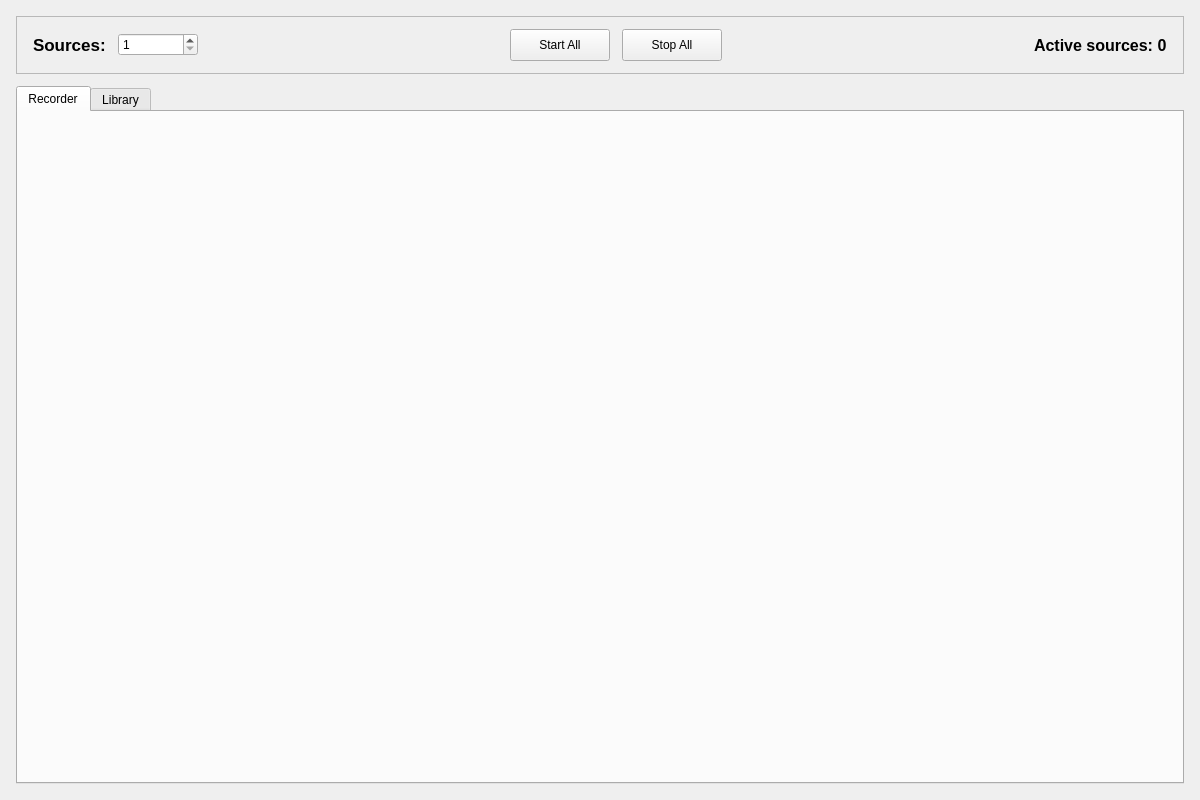
<?xml version="1.0" encoding="UTF-8"?>
<ui version="4.0">
 <class>MainWindow</class>
 <widget class="QMainWindow" name="MainWindow">
  <property name="windowTitle"><string>Multi NDI Recorder</string></property>
  <property name="geometry"><rect><x>0</x><y>0</y><width>1200</width><height>800</height></rect></property>
  <property name="minimumSize"><size><width>1000</width><height>600</height></size></property>
  <widget class="QWidget" name="centralwidget">
   <layout class="QVBoxLayout" name="verticalLayout">
    <property name="spacing"><number>12</number></property>
    <property name="leftMargin"><number>16</number></property>
    <property name="topMargin"><number>16</number></property>
    <property name="rightMargin"><number>16</number></property>
    <property name="bottomMargin"><number>16</number></property>
    <item>
     <widget class="QFrame" name="controlsFrame">
      <property name="frameShape"><enum>QFrame::StyledPanel</enum></property>
      <property name="frameShadow"><enum>QFrame::Raised</enum></property>
      <layout class="QHBoxLayout" name="controlsLayout">
       <property name="spacing"><number>12</number></property>
       <property name="leftMargin"><number>16</number></property>
       <property name="topMargin"><number>12</number></property>
       <property name="rightMargin"><number>16</number></property>
       <property name="bottomMargin"><number>12</number></property>
       <item>
        <widget class="QLabel" name="label">
         <property name="text"><string>Sources:</string></property>
         <property name="font">
          <font>
           <pointsize>13</pointsize>
           <weight>500</weight>
          </font>
         </property>
        </widget>
       </item>
       <item>
        <widget class="QSpinBox" name="sourceCountSpin">
         <property name="minimum"><number>1</number></property>
         <property name="maximum"><number>10</number></property>
         <property name="minimumSize"><size><width>80</width><height>0</height></size></property>
        </widget>
       </item>
       <item>
        <spacer name="horizontalSpacer">
         <property name="orientation"><enum>Qt::Horizontal</enum></property>
         <property name="sizeHint"><size><width>40</width><height>20</height></size></property>
        </spacer>
       </item>
       <item>
        <widget class="QPushButton" name="startAllButton">
         <property name="text"><string>Start All</string></property>
         <property name="minimumSize"><size><width>100</width><height>32</height></size></property>
        </widget>
       </item>
       <item>
        <widget class="QPushButton" name="stopAllButton">
         <property name="text"><string>Stop All</string></property>
         <property name="minimumSize"><size><width>100</width><height>32</height></size></property>
        </widget>
       </item>
       <item>
        <spacer name="horizontalSpacer_2">
         <property name="orientation"><enum>Qt::Horizontal</enum></property>
         <property name="sizeHint"><size><width>40</width><height>20</height></size></property>
        </spacer>
       </item>
       <item>
        <widget class="QLabel" name="masterStatusLabel">
         <property name="text"><string>Active sources: 0</string></property>
         <property name="font">
          <font>
           <pointsize>12</pointsize>
           <weight>500</weight>
          </font>
         </property>
        </widget>
       </item>
      </layout>
     </widget>
    </item>
    <item>
     <widget class="QTabWidget" name="tabWidget">
      <property name="currentIndex"><number>0</number></property>
      <widget class="QWidget" name="tabRecorder">
       <attribute name="title"><string>Recorder</string></attribute>
       <layout class="QGridLayout" name="gridLayout">
        <property name="spacing"><number>12</number></property>
        <property name="leftMargin"><number>8</number></property>
        <property name="topMargin"><number>8</number></property>
        <property name="rightMargin"><number>8</number></property>
        <property name="bottomMargin"><number>8</number></property>
       </layout>
      </widget>
      <widget class="QWidget" name="tabLibrary">
       <attribute name="title"><string>Library</string></attribute>
       <layout class="QVBoxLayout" name="verticalLayout_2">
        <property name="spacing"><number>12</number></property>
        <property name="leftMargin"><number>8</number></property>
        <property name="topMargin"><number>8</number></property>
        <property name="rightMargin"><number>8</number></property>
        <property name="bottomMargin"><number>8</number></property>
        <item>
         <widget class="QTableView" name="libraryTable">
          <property name="alternatingRowColors"><bool>true</bool></property>
          <property name="selectionBehavior"><enum>QAbstractItemView::SelectRows</enum></property>
          <property name="showGrid"><bool>false</bool></property>
         </widget>
        </item>
        <item>
         <layout class="QHBoxLayout" name="libraryButtons">
          <property name="spacing"><number>8</number></property>
          <item>
           <spacer name="horizontalSpacer_3">
            <property name="orientation"><enum>Qt::Horizontal</enum></property>
            <property name="sizeHint"><size><width>40</width><height>20</height></size></property>
           </spacer>
          </item>
          <item>
           <widget class="QPushButton" name="openButton">
            <property name="text"><string>Open</string></property>
            <property name="minimumSize"><size><width>100</width><height>32</height></size></property>
           </widget>
          </item>
          <item>
           <widget class="QPushButton" name="revealButton">
            <property name="text"><string>Reveal in Finder</string></property>
            <property name="minimumSize"><size><width>140</width><height>32</height></size></property>
           </widget>
          </item>
         </layout>
        </item>
       </layout>
      </widget>
     </widget>
    </item>
   </layout>
  </widget>
 </widget>
<resources/>
<connections/>
</ui>
